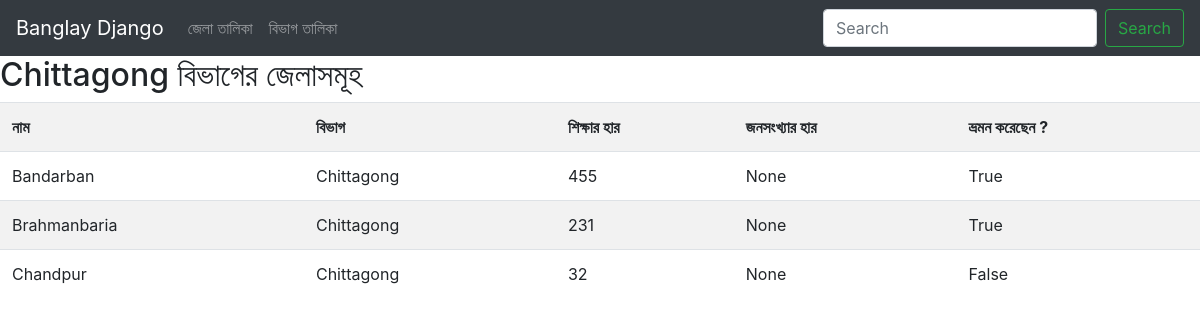
The app's page /info/dists-of-div/2/ with its own data.
### information/models.py (models this page shows, shortened)
class Divisions(models.Model):
    name= models.CharField(max_length=50)
    population= models.IntegerField()
    area= models.IntegerField()
    def __str__(self):
        return self.name

class Districts(models.Model):
    name= models.CharField(max_length=50)
    education_rate=models.IntegerField()
    population_density =models.IntegerField(blank=True,null=True)
    visited = models.BooleanField(default= False)
    division = models.ForeignKey(Divisions,on_delete=models.CASCADE)

### information/views.py (the view)
# urls.py: url(r'^dists-of-div/(?P<div_id>[0-9]+)/', views.dists_of_division, name='dists_of_division'),
def dists_of_division(request, div_id):
    division = Divisions.objects.get(pk=div_id)
    districts = Districts.objects.filter(division=division)
    context = {
        'districts': districts,
        'division': division,
    }
    return render(request, 'info/dists_of_division.html', context)

### templates/info/dists_of_division.html
{% extends 'base.html' %}
{% block content %}
    <h2>{{division.name}} বিভাগের জেলাসমূহ </h2>
    <table class="table table-striped">
        <tr>
            <th>নাম</th>
            <th>বিভাগ</th>
            <th>শিক্ষার হার</th>
            <th>জনসংখ্যার হার </th>
            <th>ভ্রমন করেছেন ? </th>
        </tr>
        {% for district in districts %}
            <tr>
                <td>{{ district.name }}</td>
                <td>{{ district.division }}</td>
                <td>{{ district.education_rate }}</td>
                <td>{{ district.population_density }}</td>
                <td>{{ district.visited }}</td>
            </tr>
        {% endfor %}
    </table>
{% endblock %}

### records on screen
Divisions: name "Chittagong"
Districts: name "Bandarban", division "Chittagong", education_rate "455", population_density "None", visited "True"
Districts: name "Brahmanbaria", division "Chittagong", education_rate "231", population_density "None", visited "True"
Districts: name "Chandpur", division "Chittagong", education_rate "32", population_density "None", visited "False"
